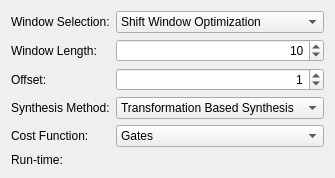
<?xml version="1.0" encoding="UTF-8"?>
<ui version="4.0">
 <class>WindowOptimization</class>
 <widget class="QWidget" name="WindowOptimization">
  <property name="geometry">
   <rect>
    <x>0</x>
    <y>0</y>
    <width>335</width>
    <height>147</height>
   </rect>
  </property>
  <property name="windowTitle">
   <string/>
  </property>
  <layout class="QFormLayout" name="formLayout">
   <item row="0" column="0">
    <widget class="QLabel" name="label">
     <property name="text">
      <string>Window Selection:</string>
     </property>
     <property name="buddy">
      <cstring>window_selection</cstring>
     </property>
    </widget>
   </item>
   <item row="0" column="1">
    <widget class="QComboBox" name="window_selection">
     <item>
      <property name="text">
       <string>Shift Window Optimization</string>
      </property>
     </item>
     <item>
      <property name="text">
       <string>Line Window Optimization</string>
      </property>
     </item>
    </widget>
   </item>
   <item row="1" column="0">
    <widget class="QLabel" name="window_length_label">
     <property name="text">
      <string>Window Length:</string>
     </property>
     <property name="buddy">
      <cstring>window_length</cstring>
     </property>
    </widget>
   </item>
   <item row="1" column="1">
    <widget class="QSpinBox" name="window_length">
     <property name="alignment">
      <set>Qt::AlignRight|Qt::AlignTrailing|Qt::AlignVCenter</set>
     </property>
     <property name="value">
      <number>10</number>
     </property>
    </widget>
   </item>
   <item row="2" column="0">
    <widget class="QLabel" name="offset_label">
     <property name="text">
      <string>Offset:</string>
     </property>
     <property name="buddy">
      <cstring>offset</cstring>
     </property>
    </widget>
   </item>
   <item row="2" column="1">
    <widget class="QSpinBox" name="offset">
     <property name="alignment">
      <set>Qt::AlignRight|Qt::AlignTrailing|Qt::AlignVCenter</set>
     </property>
     <property name="value">
      <number>1</number>
     </property>
    </widget>
   </item>
   <item row="3" column="0">
    <widget class="QLabel" name="label_4">
     <property name="text">
      <string>Synthesis Method:</string>
     </property>
     <property name="buddy">
      <cstring>synthesis_method</cstring>
     </property>
    </widget>
   </item>
   <item row="3" column="1">
    <widget class="QComboBox" name="synthesis_method">
     <item>
      <property name="text">
       <string>Transformation Based Synthesis</string>
      </property>
     </item>
     <item>
      <property name="text">
       <string>Exact Synthesis</string>
      </property>
     </item>
    </widget>
   </item>
   <item row="4" column="0">
    <widget class="QLabel" name="label_5">
     <property name="text">
      <string>Cost Function:</string>
     </property>
     <property name="buddy">
      <cstring>costs_function</cstring>
     </property>
    </widget>
   </item>
   <item row="4" column="1">
    <widget class="QComboBox" name="costs_function">
     <item>
      <property name="text">
       <string>Gates</string>
      </property>
     </item>
     <item>
      <property name="text">
       <string>Quantum Costs</string>
      </property>
     </item>
     <item>
      <property name="text">
       <string>Transistor Costs</string>
      </property>
     </item>
    </widget>
   </item>
   <item row="5" column="0">
    <widget class="QLabel" name="label_2">
     <property name="text">
      <string>Run-time:</string>
     </property>
    </widget>
   </item>
   <item row="5" column="1">
    <widget class="QLabel" name="runtime">
     <property name="text">
      <string/>
     </property>
    </widget>
   </item>
  </layout>
 </widget>
 <resources/>
 <connections/>
</ui>
